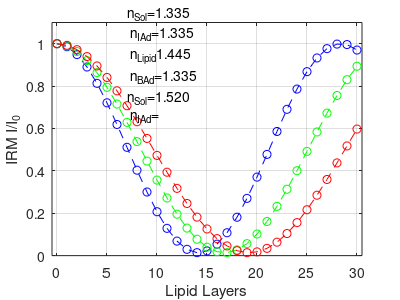
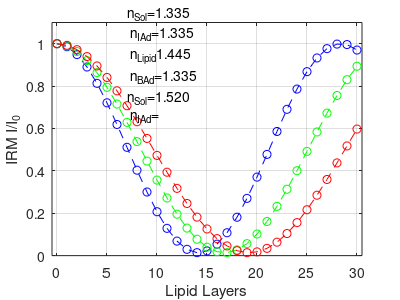
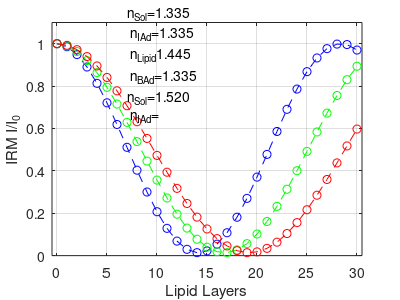

The MATLAB source for these figures, in order:
%% VI: Bulk Simulation, Interstitial Adlayers
clear; clc;

%IRM Light Wavelength
lambda1 = 450e-9;
lambda2 = 532e-9; 
lambda3 = 610e-9;

%Refractive Indices
n0 = 1.520; %Substrate refractive index
n1 = 1.335; %Base adlayer refractive index
n2 = 1.445; %Lipid bilayer refractive index - DOPC
n3 = 1.335; %Interstitial adlayer refractive index
n4 = 1.335; %PBS top solution and water adlayer refractive index

%Distances and Wavelength
m = 0:30;
npoint=numel(m);
d1 = 0.5e-9; %Base adlayer thickness
d2 = 5e-9; %Lipid bilayer thickness
d3 = 0.5e-9; %Interstitial adlayer thickness

%Fresnel Reflectance Coefficients
r01 = (n0-n1)/(n0+n1); %Substrate to base adlayer
r12 = (n1-n2)/(n1+n2); %Base adlayer to bilayer
r23 = (n2-n3)/(n2+n3); %Bilayer to interstitial adlayer
r32 = -r23; %Interstitial adlayer to bilayer
r24 = (n2-n4)/(n2+n4); %Bilayer to top solution

%Fresnel Transmittance Coefficients
t01 = 2*n0/(n0+n1);  %Substrate to base adlayer
t12 = 2*n1/(n1+n2); %Base adlayer to bilayer
t23 = 2*n2/(n2+n3); %Bilayer to interstitial adlayer
t32 = 2*n3/(n2+n3); %Interstitial adlayer to bilayer
t24 = 2*n2/(n2+n4); %Bilayer to top solution

%Transfer Matrices between layers
M01 = [1,r01;r01,1]/t01; %Substrate to base adlayer
M12 = [1,r12;r12,1]/t12; %Base adlayer to bilayer
M23 = [1,r23;r23,1]/t23; %Bilayer to interstitial adlayer
M32 = [1,r32;r32,1]/t32; %Interstitial adlayer to bilayer
M24 = [1,r24;r24,1]/t24; %Bilayer to top solution

%Transfer Matrices within layers
phi1_l1 = 2*pi*n1*d1/lambda1; %Base adlayer
phi2_l1 = 2*pi*n2*d2/lambda1; %Bilayer
phi3_l1 = 2*pi*n3*d3/lambda1; %Interstitial adlayer
M1_l1 = [exp(1i*phi1_l1),0;0,exp(-1*1i*phi1_l1)]; %Base adlayer
M2_l1 = [exp(1i*phi2_l1),0;0,exp(-1*1i*phi2_l1)]; %Bilayer
M3_l1 = [exp(1i*phi3_l1),0;0,exp(-1*1i*phi3_l1)]; %Interstitial adlayer

phi1_l2 = 2*pi*n1*d1/lambda2; %Base adlayer
phi2_l2 = 2*pi*n2*d2/lambda2; %Bilayer
phi3_l2 = 2*pi*n3*d3/lambda2; %Interstitial adlayer
M1_l2 = [exp(1i*phi1_l2),0;0,exp(-1*1i*phi1_l2)]; %Base adlayer
M2_l2 = [exp(1i*phi2_l2),0;0,exp(-1*1i*phi2_l2)]; %Bilayer
M3_l2 = [exp(1i*phi3_l2),0;0,exp(-1*1i*phi3_l2)]; %Interstitial adlayer

phi1_l3 = 2*pi*n1*d1/lambda3; %Base adlayer
phi2_l3 = 2*pi*n2*d2/lambda3; %Bilayer
phi3_l3 = 2*pi*n3*d3/lambda3; %Interstitial adlayer
M1_l3 = [exp(1i*phi1_l3),0;0,exp(-1*1i*phi1_l3)]; %Base adlayer
M2_l3 = [exp(1i*phi2_l3),0;0,exp(-1*1i*phi2_l3)]; %Bilayer
M3_l3 = [exp(1i*phi3_l3),0;0,exp(-1*1i*phi3_l3)]; %Interstitial adlayer

%Light Pathway: m01 - m1 - m12 - (j-1)[m2 - m23 - m3 - m32] - m2 - m24
for j=0:(npoint-1)
	M_l1 = M01*M1_l1*M12*[(M2_l1*M23*M3_l1*M32)^(j-1)]*M2_l1*M24;
	r_l1(j+1)=M_l1(2,1)/M_l1(1,1);
    	t_l1(j+1)=1/M_l1(1,1);
	
	M_l2 = M01*M1_l2*M12*[(M2_l2*M23*M3_l2*M32)^(j-1)]*M2_l2*M24;
	r_l2(j+1)=M_l2(2,1)/M_l2(1,1);
    	t_l2(j+1)=1/M_l2(1,1);
		
    	M_l3 = M01*M1_l3*M12*[(M2_l3*M23*M3_l3*M32)^(j-1)]*M2_l3*M24;
	r_l3(j+1)=M_l3(2,1)/M_l3(1,1);
    	t_l3(j+1)=1/M_l3(1,1);
end
for k=1:npoint
    R_l1(k)=norm(r_l1(k))^2;
    T_l1(k)=norm(t_l1(k))^2*n4/n0;
		
    R_l2(k)=norm(r_l2(k))^2;
    T_l2(k)=norm(t_l2(k))^2*n4/n0;
		
    R_l3(k)=norm(r_l3(k))^2;
    T_l3(k)=norm(t_l3(k))^2*n4/n0;
end

Rbg=(((n0-n4)./(n0+n4)).^2);
CIRM_l1=R_l1./Rbg;
CIRM_l2=R_l2./Rbg;
CIRM_l3=R_l3./Rbg;


%Creating the graph
figure(2);
plot(m,CIRM_l1,'b--o')
hold on 
plot(m,CIRM_l2,'g--o')
plot(m,CIRM_l3,'r--o')
hold off
xlabel('Lipid Layers')
ylabel('IRM I/I_0')
grid on;
ylim([0,1.1])
xlim([min(m)-0.5,max(m)+0.5])
textct=sprintf('n_S_o_l=%4.3f\n n_I_A_d=%4.3f\n n_L_i_p_i_d%4.3f\n n_B_A_d=%4.3f\n',n4,n3,n2,n1,n0);
% text('Position',[20 1 0]);
% text(min(xlim())+0.6*(max(xlim())-min(xlim())),0.8*min(ylim())+0.2*(max(ylim())-min(ylim())),textct);
text(7,0.9,textct);

set(gcf,'PaperUnits','inches','PaperPosition',[0 0 4 3])
opfnhead=sprintf('nSol=%4.2f,nIAd=%4.2f, nLipid =%4.2f, nBAd = %4.2f, wavelength=%4.1fnm, BulkInterstitialAdlayers',n4,n3,n2,n1,lambda1*1e9);
print([opfnhead,'.png'],'-dpng');
dlmwrite([opfnhead,'.dat'],[m,CIRM_l1],'\t');
I_glass=4000;
Mimg=I_glass*ones(1024,1024);
Mimg(212:812,212:812)=I_glass*CIRM_l1(2);
Mimg(412:612,412:612)=I_glass*CIRM_l1(3);
imwrite(uint16(Mimg),[opfnhead,'.tif']);

opfnhead=sprintf('nSol=%4.2f,nIAd=%4.2f, nLipid =%4.2f, nBAd = %4.2f, wavelength=%4.1fnm, BulkInterstitialAdlayers',n4,n3,n2,n1,lambda2*1e9);
print([opfnhead,'.png'],'-dpng');
dlmwrite([opfnhead,'.dat'],[m,CIRM_l2],'\t');
I_glass=4000;
Mimg=I_glass*ones(1024,1024);
Mimg(212:812,212:812)=I_glass*CIRM_l2(2);
Mimg(412:612,412:612)=I_glass*CIRM_l2(3);
imwrite(uint16(Mimg),[opfnhead,'.tif']);

opfnhead=sprintf('nSol=%4.2f,nIAd=%4.2f, nLipid =%4.2f, nBAd = %4.2f, wavelength=%4.1fnm, BulkInterstitialAdlayers',n4,n3,n2,n1,lambda3*1e9);
print([opfnhead,'.png'],'-dpng');
dlmwrite([opfnhead,'.dat'],[m,CIRM_l3],'\t');
I_glass=4000;
Mimg=I_glass*ones(1024,1024);
Mimg(212:812,212:812)=I_glass*CIRM_l3(2);
Mimg(412:612,412:612)=I_glass*CIRM_l3(3);
imwrite(uint16(Mimg),[opfnhead,'.tif']);
